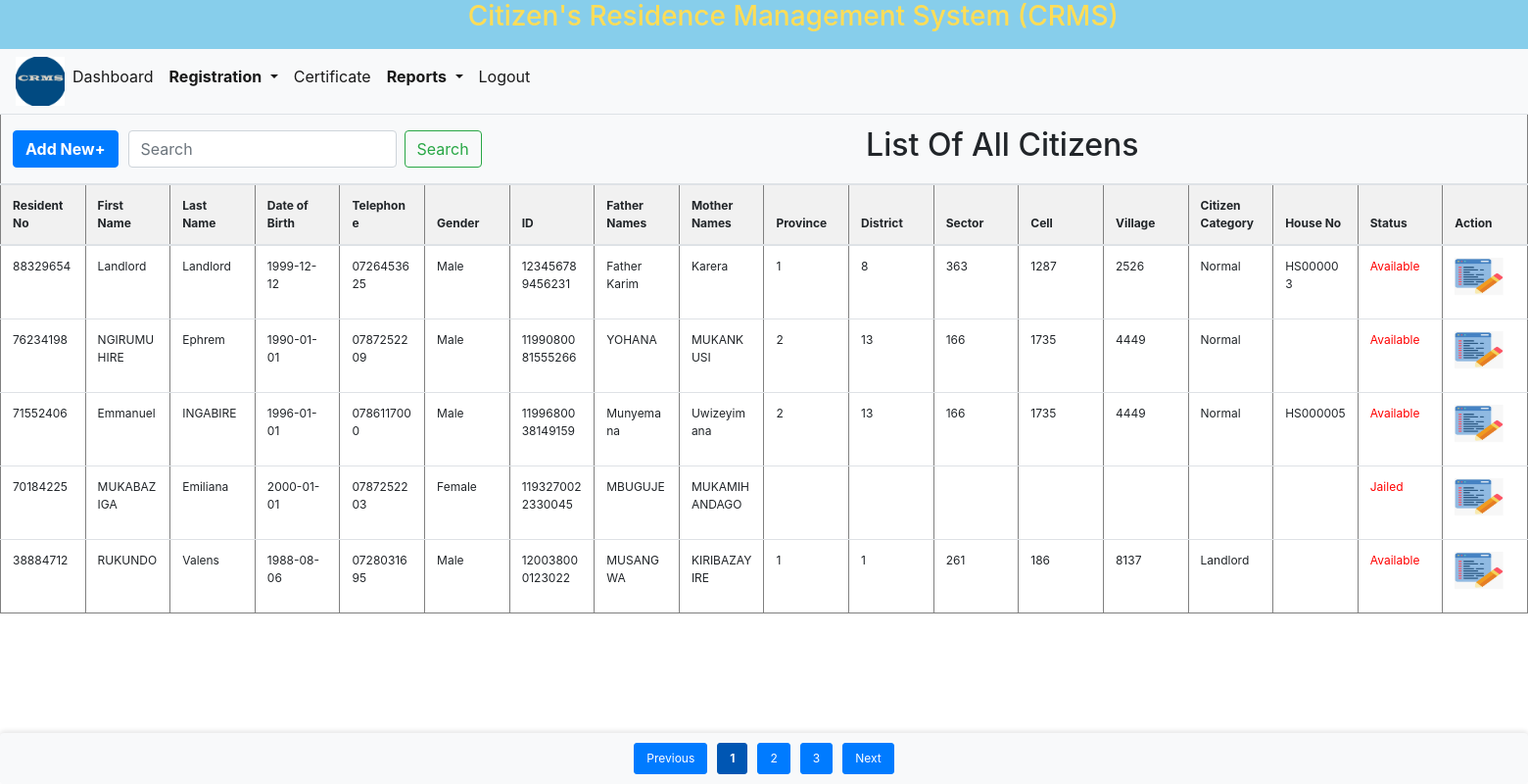
Before: /Report.php (signed in) with the older database file.
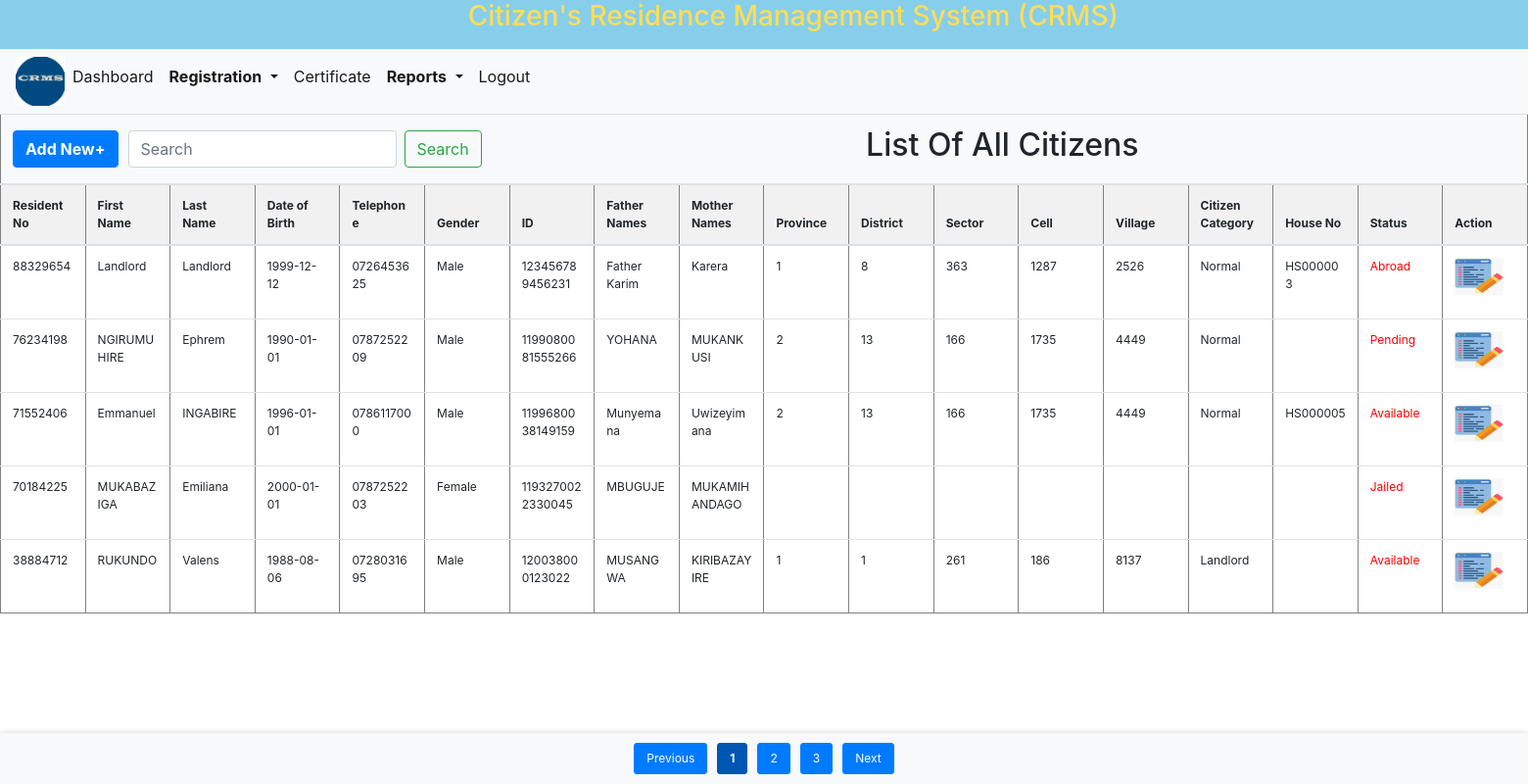
After: the same page with the newer database file.
### tables this page shows
CREATE TABLE `resident` (
  `Identifier` varchar(8) NOT NULL,
  `Firstname` varchar(20) DEFAULT NULL,
  `Lastname` varchar(20) DEFAULT NULL,
  `DoB` date DEFAULT NULL,
  `Telephone` varchar(15) DEFAULT NULL,
  `Gender` varchar(6) DEFAULT NULL,
  `ID` bigint DEFAULT NULL,
  `FatherNames` varchar(20) DEFAULT NULL,
  `MotherNames` varchar(20) DEFAULT NULL,
  `Province` varchar(20) DEFAULT NULL,
  `District` varchar(20) DEFAULT NULL,
  `Sector` varchar(20) DEFAULT NULL,
  `Cell` varchar(20) DEFAULT NULL,
  `Village` varchar(20) DEFAULT NULL,
  `Citizen_Category` varchar(20) DEFAULT NULL,
  `HouseNo` varchar(30) DEFAULT NULL,
  `Password` varchar(255) DEFAULT '',
  `Status` varchar(9) DEFAULT NULL,
  `RegDate` datetime DEFAULT CURRENT_TIMESTAMP,
  PRIMARY KEY (`Identifier`),
  UNIQUE KEY `Telephone` (`Telephone`),
  UNIQUE KEY `ID` (`ID`)
);

### Report.php (the view, shortened to what this page needs)
<!DOCTYPE html>
<html lang="en">
<head>
    <link rel="stylesheet" href="bootstrap/bootstrap.css">
    <link rel="stylesheet" href="css/style.css">
</head>
<body>
<?php include 'header.php'; ?>
<?php
$conn = new mysqli('localhost', 'super', '', 'crms');
$records_per_page = 5;
$page = isset($_GET['page']) ? (int)$_GET['page'] : 1;
$offset = ($page - 1) * $records_per_page;
$search_query = isset($_GET['search']) ? $conn->real_escape_string($_GET['search']) : '';
$sql = "SELECT Identifier, Firstname, Lastname, DoB, Telephone, Gender, ID, FatherNames, MotherNames, Province, District, Sector, Cell, Village, citizen_category, HouseNo, Status
        FROM resident
        WHERE CONCAT_WS(' ', Firstname, Lastname, DoB, Telephone, Gender, ID, FatherNames, MotherNames, Province, District, Sector, Cell, Village, citizen_category, HouseNo, Status) LIKE ?
        ORDER BY Identifier DESC
        LIMIT ? OFFSET ?";
$stmt = $conn->prepare($sql);
$search_param = "%$search_query%";
$stmt->bind_param("sii", $search_param, $records_per_page, $offset);
$stmt->execute();
$result = $stmt->get_result();
$total_sql = "SELECT COUNT(*) as total FROM resident WHERE CONCAT_WS(' ', Firstname, Lastname, ID, FatherNames, MotherNames, Province, District, Sector, Cell, Village, citizen_category, HouseNo, Status) LIKE ?";
$total_stmt = $conn->prepare($total_sql);
$total_stmt->bind_param("s", $search_param);
$total_stmt->execute();
$total_result = $total_stmt->get_result();
$total_row = $total_result->fetch_assoc();
$total_records = $total_row['total'];
$total_pages = ceil($total_records / $records_per_page);
if ($result->num_rows > 0) {
    echo "<div class='table-container'>";
    echo "<table border='1' class='table table-striped'>";
    echo "<thead>";
    echo "<tr>
            <th colspan='18' style='background-color: #f8f9fa; text-align: left;'>
                <div style='display: flex; align-items: center;'>
                    <div style='margin-right: 10px;'>
                        <a class='small' href='addResident.php'>
                            <button class='btn btn-primary'><b>Add New+</b></button>
                        </a>
                    </div>
                    <div style='margin-right: 8px;'>
                        <form class='form-inline my-2 my-lg-0' method='GET' action=''>
                            <input class='form-control mr-sm-2' type='search' name='search' placeholder='Search' value='" . htmlspecialchars($search_query) . "'>
                            <button class='btn btn-outline-success my-2 my-sm-0' type='submit'>Search</button>
                        </form>
                    </div>
                    <div style='flex: 1; text-align: center; font-size: 18px;'>
                        <h2 class='text-center'>List Of All Citizens</h2>
                    </div>
                </div>
            </th>
          </tr>";
    echo "<tr>
            <th>Resident No</th>
            <th>First Name</th>
            <th>Last Name</th>
            <th>Date of Birth</th>
            <th>Telephone</th>
            <th>Gender</th>
            <th>ID</th>
            <th>Father Names</th>
            <th>Mother Names</th>
            <th>Province</th>
            <th>District</th>
            <th>Sector</th>
            <th>Cell</th>
            <th>Village</th>
            <th>Citizen Category</th>
            <th>House No</th>
            <th>Status</th>
            <th>Action</th>
          </tr>";
    echo "</thead>";
    echo "<tbody>";
    while ($row = $result->fetch_assoc()) {
        echo "<tr>
                <td>" . htmlspecialchars($row["Identifier"]) . "</td>
                <td>" . htmlspecialchars($row["Firstname"]) . "</td>
                <td>" . htmlspecialchars($row["Lastname"]) . "</td>
                <td>" . htmlspecialchars($row["DoB"]) . "</td>
                <td>" . htmlspecialchars($row["Telephone"]) . "</td>
                <td>" . htmlspecialchars($row["Gender"]) . "</td>
                <td>" . htmlspecialchars($row["ID"]) . "</td>
                <td>" . htmlspecialchars($row["FatherNames"]) . "</td>
                <td>" . htmlspecialchars($row["MotherNames"]) . "</td>
                <td>" . htmlspecialchars($row["Province"]) . "</td>
                <td>" . htmlspecialchars($row["District"]) . "</td>
                <td>" . htmlspecialchars($row["Sector"]) . "</td>
                <td>" . htmlspecialchars($row["Cell"]) . "</td>
                <td>" . htmlspecialchars($row["Village"]) . "</td>
                <td>" . htmlspecialchars($row["citizen_category"]) . "</td>
                <td>" . htmlspecialchars($row["HouseNo"]) . "</td>
                <td style='color: red;'>" . htmlspecialchars($row["Status"]) . "</td>
                <td><a href='updateResident.php?identifier=" . htmlspecialchars($row["Identifier"]) . "' style='color: red;'>
                    <img src='images/edit.jpg' width='50px' height='50px'></a>
                </td>
              </tr>";
    }
    echo "</tbody>";
    echo "</table>";
    echo "<div class='pagination'>";
    if ($page > 1) {
        echo "<a href='?page=" . ($page - 1) . "&search=" . urlencode($search_query) . "'>Previous</a>";
    } else {
        echo "<span class='disabled'>Previous</span>";
    }
    for ($i = 1; $i <= $total_pages; $i++) {
        if ($i == $page) {
            echo "<span class='current'>$i</span>";
        } else {
            echo "<a href='?page=$i&search=" . urlencode($search_query) . "'>$i</a>";
        }
    }
    if ($page < $total_pages) {
        echo "<a href='?page=" . ($page + 1) . "&search=" . urlencode($search_query) . "'>Next</a>";
    } else {
        echo "<span class='disabled'>Next</span>";
    }
    echo "</div>";
} else {
    echo "<div>No results found for the search query.</div>";
}
?>
</body>
</html>

### header.php (shortened to what this page needs)
<div class="row" style="background:skyblue; height:50px; width:2000px; text-align: center; .header h3:hover {
            color: #ffdd57;">
    <div class="pageheader" style="text-align:center;">
        <h3>&nbsp &nbsp &nbsp &nbsp&nbsp &nbsp &nbsp &nbsp &nbsp &nbsp &nbsp &nbsp &nbsp &nbsp &nbsp &nbsp &nbsp
            &nbsp &nbsp &nbsp &nbsp&nbsp &nbsp &nbsp &nbsp &nbsp &nbsp &nbsp &nbsp &nbsp &nbsp &nbsp &nbsp &nbsp
            Citizen's Residence Management System (CRMS)</h3>
    </div>
</div>
<nav class="navbar navbar-expand-lg navbar-light bg-light">
    <div class="collapse navbar-collapse" id="navbarSupportedContent">
        <?php
        if ($_SESSION['role'] == 'Admin') {
            ?>
            <ul class="navbar-nav mr-auto">
                <li>
                    <img src="images/logo.jpg" width="50" height="50" alt="CRMS Logo">
                </li>
                <li class="nav-item active">
                    <a class="nav-link" href="Dashboard.php">Dashboard</a>
                </li>
                <li class="nav-item dropdown active">
                    <a class="nav-link dropdown-toggle" href="#" role="button" data-toggle="dropdown"
                       aria-expanded="false">
                        <b>Registration</b>
                    </a>
                </li>
                <li class="nav-item active">
                    <a class="nav-link enabled" href="certificate.php">Certificate</a>
                </li>
                <li class="nav-item dropdown active">
                    <a class="nav-link dropdown-toggle" href="#" role="button" data-toggle="dropdown"
                       aria-expanded="false">
                        <b>Reports</b>
                    </a>
                </li>
                <li class="nav-item active">
                    <a class="nav-link" href="Logout.php">Logout</a>
                </li>
            </ul>
            <?php
        } else if ($_SESSION['role'] == 'Landlord') { ?>
            <ul class="navbar-nav mr-auto">
                <!-- <li class="nav-item active">
                    <a class="nav-link" href="Homepage.php">Home <span class="sr-only">(current)</span></a>
                </li>-->
                <li>
                    <img src="images/logo.jpg" width="50" height="50" alt="CRMS Logo">
                </li>
                <li class="nav-item active">
                    <a class="nav-link" href="CertificateRequestsView.php">Certificate Requests</a>
                </li>
                <li class="nav-item active">
                    <a class="nav-link" href="myHouses.php">My House</a>
                </li>
                <li class="nav-item active">
                    <a class="nav-link" href="tenants.php">Tenants</a>
                </li>
                <li class="nav-item active">
                    <a class="dropdown-item" href="CitizenNoHouses.php">Non Tenants</a>
                </li>
                <li class="nav-item active">
                    <a class="nav-link" href="Logout.php">Logout</a>
                </li>
            </ul>
            <?php
        } else if ($_SESSION['role'] == 'Prison') { ?>
            <ul class="navbar-nav mr-auto">
                <!-- <li class="nav-item active">
                    <a class="nav-link" href="Homepage.php">Home <span class="sr-only">(current)</span></a>
                </li>-->
                <li>
                    <img src="images/logo.jpg" width="50" height="50" alt="CRMS Logo">
                </li>
                <li class="nav-item active">
                    <a class="nav-link" href="jailed.php">Jailed people</a>
                </li>
                <li class="nav-item active">
                    <a class="nav-link" href="Logout.php">Logout</a>
                </li>
            </ul>
            <?php
        } else if ($_SESSION['role'] == 'Migration') { ?>
            <ul class="navbar-nav mr-auto">
                <!-- <li class="nav-item active">
                    <a class="nav-link" href="Homepage.php">Home <span class="sr-only">(current)</span></a>
                </li>-->
                <li>
                    <img src="images/logo.jpg" width="50" height="50" alt="CRMS Logo">
                </li>
                <li class="nav-item active">
                    <a class="nav-link" href="citizenAbroad.php">Citizen abroad</a>
                </li>
                <li class="nav-item active">
                    <a class="nav-link" href="Logout.php">Logout</a>
                </li>
            </ul>
            <?php
        }else if (in_array($_SESSION['role'],array('Village_Leader','Cell_Leader'))) { ?>
            <ul class="navbar-nav mr-auto">
                <!-- <li class="nav-item active">
                    <a class="nav-link" href="Homepage.php">Home <span class="sr-only">(current)</span></a>
                </li>-->
                <li>
                    <img src="images/logo.jpg" width="50" height="50" alt="CRMS Logo">
                </li>
                <li class="nav-item active">
                    <a class="nav-link" href="CertificateRequestsView.php">Certificate requests</a>
                </li>
                <li class="nav-item active">
                    <a class="nav-link" href="Logout.php">Logout</a>
                </li>
            </ul>
            <?php
        }
        ?>
    </div>
</nav>

### css/style.css (style rules this page uses)
html, body { height: 100%; margin: 0; padding: 0; }
.pagination { display: flex; justify-content: center; align-items: center; position: fixed; bottom: 0; width: 100%; background-color: #f8f9fa; padding: 10px 0; box-shadow: 0 -2px 5px rgba(0, 0, 0, 0.1); z-index: 1000; }
.pagination a, .pagination span { margin: 0 5px; text-decoration: none; padding: 5px 10px; color: #fff; background-color: #007bff; border: 1px solid #007bff; border-radius: 3px; }
.pagination span.current { background-color: #0056b3; border-color: #0056b3; }
h3 { color:Black; }
.row { width: 1200; }

### Report.php (style rules this page uses)
table { table-layout: fixed; width: 100%; font-size: 12px; }
th, td { padding: 5px 8px; word-wrap: break-word; text-align: left; }
th { background-color: #f1f1f1; font-weight: bold; }
td { background-color: #ffffff; }
.pagination a, .pagination span { font-size: 12px; padding: 6px 12px; }
.pagination { margin-top: 15px; }
.table-container { overflow-x: auto; }
.pagination a { text-decoration: none; }
.pagination .current { font-weight: bold; }

Changed rows visible on the page:
changed resident "Father Karim": Status "Available" → "Abroad"
changed resident "NGIRUMUHIRE": Status "Available" → "Pending"
